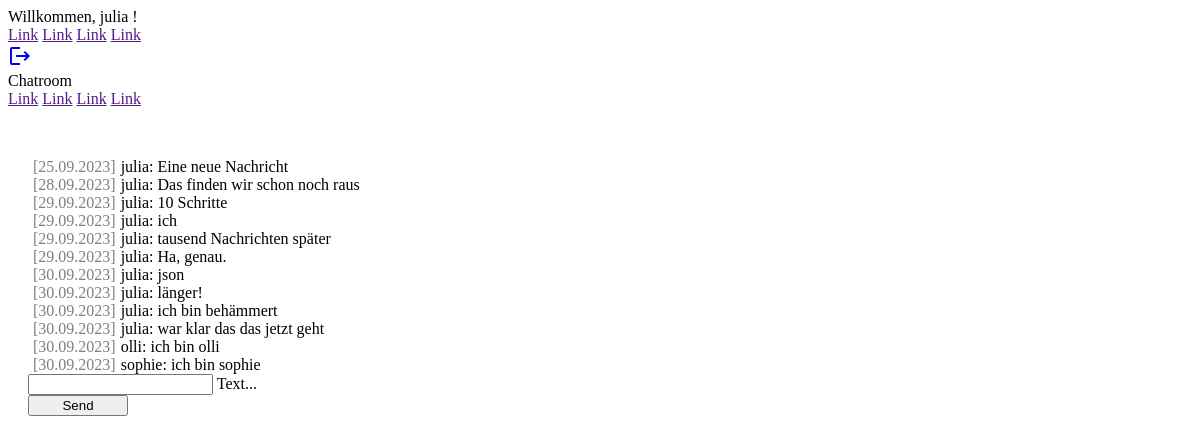
Page /chat/ (signed in) on the committed database.
### chat/models.py (models this page shows)
class Message(models.Model):
    text = models.CharField(max_length=500)
    created_at = models.DateField(default=date.today)
    chat = models.ForeignKey(Chat, on_delete=models.CASCADE,  related_name='chat_message_set', default=None , blank=True, null=True )
    author = models.ForeignKey(settings.AUTH_USER_MODEL, on_delete=models.CASCADE, related_name='author_message_set')
    receiver = models.ForeignKey(settings.AUTH_USER_MODEL, on_delete=models.CASCADE, related_name='receiver_message_set')

### chat/views.py (the view, shortened to what this page needs)
# urls.py: path('chat/', index, name='chat'),
@login_required(login_url='/login/')
def index(request):
    chatMessages = Message.objects.filter(chat__id=1)
    return render(request, 'chat/index.html', {'messages':  chatMessages})

### chat/templates/chat/index.html (shortened to what this page needs)
{% extends "base.html" %}
{% block content %}
{% if request.user.is_authenticated %}
<div id="messageContainer">
  {% for message in messages %}
  <div>
    <span class="grey">[{{ message.created_at | date:"d.m.Y" }}]</span>{{message.author}}: {{message.text}}
  </div>
  {%endfor%}
</div>
<form onsubmit="sendMessage(); return false;" method="post">
  <div class="mdl-textfield mdl-js-textfield mdl-textfield--floating-label">
    <input class="mdl-textfield__input" name="textmessage" type="text" id="messageField" />
    <label class="mdl-textfield__label" for="messageField">Text...</label>
  </div>
  <button class="mdl-button mdl-js-button mdl-button--raised mdl-js-ripple-effect mdl-button--accent">
    Send
  </button>
</form>
{% else %}
<h1>Nicht eingeloggt</h1>
<p>Du bist nicht eingeloggt. Bitte logge dich ein.<br>
  Bitte klicke <a href="/login/">hier</a></p>
{% endif %}
{% endblock %}

### templates/base.html (shortened to what this page needs)
{% load static %}
<!DOCTYPE html>
<html lang="en">
<head>
    <link rel="stylesheet" href="{% static 'css/style.css' %}">
<link
  rel="stylesheet"
  href="https://code.getmdl.io/1.3.0/material.indigo-pink.min.css"
/>
</head>
<body>
<div class="mdl-layout mdl-js-layout mdl-layout--fixed-header">
    <header class="mdl-layout__header">
      <div class="mdl-layout__header-row">
        <span class="mdl-layout-title">
          {% if request.user.is_authenticated%}
          Willkommen, {{request.user.username}} !
          {% else %}
          Willkommen.
          {% endif %}
        </span>
        <nav class="mdl-navigation mdl-layout--large-screen-only">
          <a class="mdl-navigation__link" href="">Link</a>
          <a class="mdl-navigation__link" href="">Link</a>
          <a class="mdl-navigation__link" href="">Link</a>
          <a class="mdl-navigation__link" href="">Link</a>
        </nav>
        <a href="{% url 'logout' %}"> <i class="material-icons">logout</i></a>
      </div>
    </header>
    <div class="mdl-layout__drawer">
      <span class="mdl-layout-title">Chatroom</span>
      <nav class="mdl-navigation">
        <a class="mdl-navigation__link" href="">Link</a>
        <a class="mdl-navigation__link" href="">Link</a>
        <a class="mdl-navigation__link" href="">Link</a>
        <a class="mdl-navigation__link" href="">Link</a>
      </nav>
    </div>
    <main class="mdl-layout__content">
      <div class="page-content">
    {% block content %}
    {% endblock %}
      </div>
    </main>
  </div>
</body>
</html>

### static/css/style.css (style rules this page uses)
@media (min-width: 800px) { .page-content { padding: 100px 100px; } }
@media (min-width: 800px) { button { width: 200px; } }
@media ( min-width: 250px) { .page-content { padding: 50px 20px; } }
@media ( min-width: 250px) { button { width: 100px; } }
@media ( min-width: 250px) { .grey { color: rgba(0, 0, 0, 0.5); padding: 5px; } }
@media ( min-width: 250px) { .material-icons { cursor: pointer; } }

### rows in the picture
Message: created_at "25.09.2023", author "julia", text "Eine neue Nachricht"
Message: created_at "28.09.2023", author "julia", text "Das finden wir schon noch raus"
Message: created_at "29.09.2023", author "julia", text "10 Schritte"
Message: created_at "29.09.2023", author "julia", text "ich"
Message: created_at "29.09.2023", author "julia", text "tausend Nachrichten später"
Message: created_at "29.09.2023", author "julia", text "Ha, genau."
Message: created_at "30.09.2023", author "julia", text "json"
Message: created_at "30.09.2023", author "julia", text "länger!"
Message: created_at "30.09.2023", author "julia", text "ich bin behämmert"
Message: created_at "30.09.2023", author "julia", text "war klar das das jetzt geht"
Message: created_at "30.09.2023", author "olli", text "ich bin olli"
Message: created_at "30.09.2023", author "sophie", text "ich bin sophie"

### other values in the picture
{{ request.user.username }} "julia"
